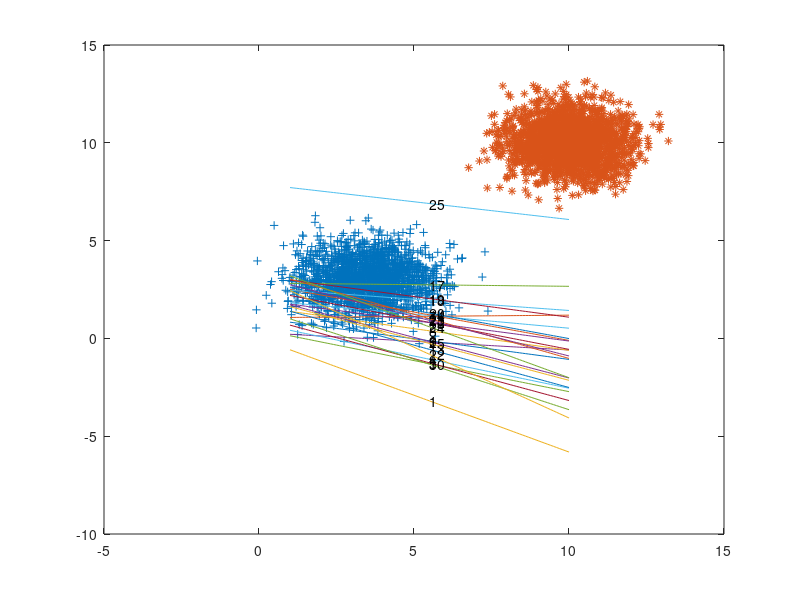

MATLAB code to generate this figure:
clc;clear;close all;
%% data
% T = {(x_0,y_0),(x_1,y_1),...,(x_n,y_n)}
% vector default as column
% data = [
%   3 3 +1;
%   4 3 +1;
%   1 1 -1  
% ];
% x = data(:,1:(end-1))';
% 
% y = data(:,end)';
% x = [3 3;
%     4 3;
%     1 1]'
% 
% y = [+1;
%     +1;
%     -1]'
MU1 = [3 3];
MU2 = [4 3];
MU3 = [10 10];
SIGMA1 = [1 0;0 1];
SIGMA2 = [1 0;0 1];
SIGMA3 = [1 0;0 1];
X = [mvnrnd(MU1, SIGMA1, 1000);mvnrnd(MU2, SIGMA2, 1000)];
Y = [mvnrnd(MU3, SIGMA1, 1000);mvnrnd(MU3, SIGMA2, 1000)];
plot(X(:,1),X(:,2),'*');
hold on;
plot(Y(:,1),Y(:,2),'+');hold off;
text(3,3,'1');
text(4,3,'2');
text(10,10,'3');

x = [X;Y]';

y =  [ones(1,length(X)) -ones(1,length(Y))];




% init x
x_i = x(:,1);
y_i = y(:,1);
%xbar = [x_i' 1]';
 plot(x(1,(y==1)),x(2,(y==1)),'+');hold on;plot(x(1,(y==-1)),x(2,(y==-1)),'*');hold off;
% ==================
assert(length(x) == length(y))
dim = size(x);
x_dim = dim(2);
%% hypothesis
% init w_0 b_0
init_w = [0;0];
init_b = 0;
w = init_w;
b = init_b;
%wbar = [init_w' init_b]';
% f(x) = sign(w*conj(x) + b)
f1 = @(wbar,xbar)(sign(conj(w)*x_i+b)) %f = @(wbar,xbar)(sign(conj(wbar)*xbar))
f2 = @(w,b,x,y)(y*(w'*x+b));
% cost function
   %L = @(wbar,xbar)()

%% min L(wbar)
k = 1; % loop contral
alpha = 1; % learning rate
while 1
	L = 0;
	
	for i = 1:length(x)
		tmp = y(i)*(w'*x(:,i)+b);        
		if  tmp <= 0 
			% update
			w = w + alpha*y(i)*x(:,i);
			b = b + alpha*y(i);
			% cost 			
			L = L + tmp;
		end
	end		
	if L == 0
		break;
    end
    hold on;
    p_range =[1:0.1:10] %[min(x(:)):0.1:max(x(:))]
    line  = @(x,k,b)(-x.*k-b);
    line_gen2k = @(x,A,B,C)(-x.*A/B-C/B);
    plot(p_range,line(p_range,w(1)/w(2),b/w(2)));
    text(mean(p_range),line(mean(p_range),w(1)/w(2),b/w(2)),int2str(k))
    hold off;
    %pause;
	k = k + 1	
end
clc;
k
w
b
